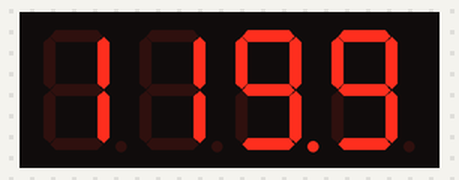
A sketch run on a simulated Arduino Uno, built with avr-gcc and run on an emulated ATmega328P. Parts: 4-digit seven-segment display. Wiring (inferred from the names in the program): 4-digit 7-segment display, segments lit when LOW: segments pin 1, pin 2, pin 3, pin 4, pin 5, pin 6, pin 7, pin 8; digit selects pin 12, pin 11, pin 10, pin 9. The segment pins are drawn as the display they are named for.

Above: at 0.1 s.
At 4.91 s:
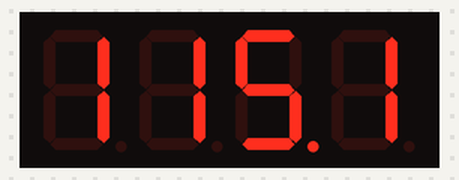
At 9.71 s:
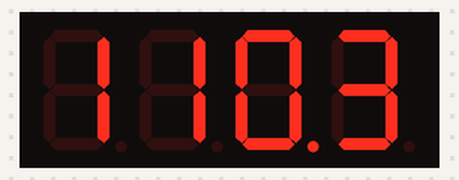
At 19.41 s:
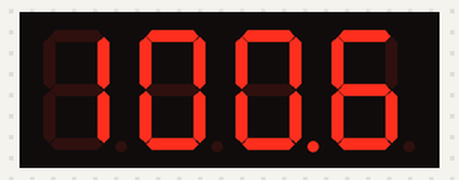
At 28.2 s:
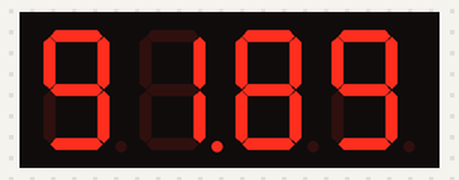
At 38.8 s:
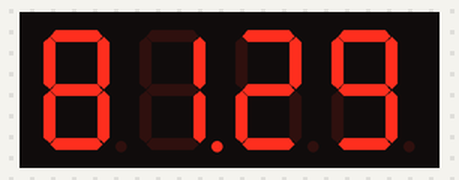

The sketch:

Four_by_SevenSegmentDisplay.ino
```cpp
// Public Domain
//
// Use at your own risk!
//
// Have a nice day!

// whatwilldadmando.wordpress.com

// Counts down on a four-digit seven-segment display.
// Based on using the Four-bit digital tube from the UNIROI Complete Arduino Kit for Beginner.
// Only tested on an Arduino Uno.

// Cathodes
int a = 1;
int b = 2;
int c = 3;
int d = 4;
int e = 5;
int f = 6;
int g = 7;
int dp = 8;

// Anodes
int d4 = 9;
int d3 = 10;
int d2 = 11;
int d1 = 12;

float startFloatNum = 120.0;
unsigned int startIntNum = 10000;
unsigned long startTime;

void setup() {
  pinMode(d1, OUTPUT);
  pinMode(d2, OUTPUT);
  pinMode(d3, OUTPUT);
  pinMode(d4, OUTPUT);
  pinMode(a, OUTPUT);
  pinMode(b, OUTPUT);
  pinMode(c, OUTPUT);
  pinMode(d, OUTPUT);
  pinMode(e, OUTPUT);
  pinMode(f, OUTPUT);
  pinMode(g, OUTPUT);
  pinMode(dp, OUTPUT);

  startTime = millis();
}

void showZero(bool showDecimal)
{
  // Default is to have decimal off
  int decimalValue = HIGH;
  if (showDecimal)
  {
    decimalValue = LOW;
  }
  digitalWrite(a, LOW);
  digitalWrite(b, LOW);
  digitalWrite(c, LOW);
  digitalWrite(d, LOW);
  digitalWrite(e, LOW);
  digitalWrite(f, LOW);
  digitalWrite(g, HIGH);
  digitalWrite(dp, decimalValue);
}

void showOne(bool showDecimal)
{
  // Default is to have decimal off
  int decimalValue = HIGH;
  if (showDecimal)
  {
    decimalValue = LOW;
  }
  digitalWrite(a, HIGH);
  digitalWrite(b, LOW);
  digitalWrite(c, LOW);
  digitalWrite(d, HIGH);
  digitalWrite(e, HIGH);
  digitalWrite(f, HIGH);
  digitalWrite(g, HIGH);
  digitalWrite(dp, decimalValue);
}

void showTwo(bool showDecimal)
{
  // Default is to have decimal off
  int decimalValue = HIGH;
  if (showDecimal)
  {
    decimalValue = LOW;
  }
  digitalWrite(a, LOW);
  digitalWrite(b, LOW);
  digitalWrite(c, HIGH);
  digitalWrite(d, LOW);
  digitalWrite(e, LOW);
  digitalWrite(f, HIGH);
  digitalWrite(g, LOW);
  digitalWrite(dp, decimalValue);
}

void showThree(bool showDecimal)
{
  // Default is to have decimal off
  int decimalValue = HIGH;
  if (showDecimal)
  {
    decimalValue = LOW;
  }
  digitalWrite(a, LOW);
  digitalWrite(b, LOW);
  digitalWrite(c, LOW);
  digitalWrite(d, LOW);
  digitalWrite(e, HIGH);
  digitalWrite(f, HIGH);
  digitalWrite(g, LOW);
  digitalWrite(dp, decimalValue);
}

void showFour(bool showDecimal)
{
  // Default is to have decimal off
  int decimalValue = HIGH;
  if (showDecimal)
  {
    decimalValue = LOW;
  }
  digitalWrite(a, HIGH);
  digitalWrite(b, LOW);
  digitalWrite(c, LOW);
  digitalWrite(d, HIGH);
  digitalWrite(e, HIGH);
  digitalWrite(f, LOW);
  digitalWrite(g, LOW);
  digitalWrite(dp, decimalValue);
}

void showFive(bool showDecimal)
{
  // Default is to have decimal off
  int decimalValue = HIGH;
  if (showDecimal)
  {
    decimalValue = LOW;
  }
  digitalWrite(a, LOW);
  digitalWrite(b, HIGH);
  digitalWrite(c, LOW);
  digitalWrite(d, LOW);
  digitalWrite(e, HIGH);
  digitalWrite(f, LOW);
  digitalWrite(g, LOW);
  digitalWrite(dp, decimalValue);
}

void showSix(bool showDecimal)
{
  // Default is to have decimal off
  int decimalValue = HIGH;
  if (showDecimal)
  {
    decimalValue = LOW;
  }
  digitalWrite(a, LOW);
  digitalWrite(b, HIGH);
  digitalWrite(c, LOW);
  digitalWrite(d, LOW);
  digitalWrite(e, LOW);
  digitalWrite(f, LOW);
  digitalWrite(g, LOW);
  digitalWrite(dp, decimalValue);
}

void showSeven(bool showDecimal)
{
  // Default is to have decimal off
  int decimalValue = HIGH;
  if (showDecimal)
  {
    decimalValue = LOW;
  }
  digitalWrite(a, LOW);
  digitalWrite(b, LOW);
  digitalWrite(c, LOW);
  digitalWrite(d, HIGH);
  digitalWrite(e, HIGH);
  digitalWrite(f, HIGH);
  digitalWrite(g, HIGH);
  digitalWrite(dp, decimalValue);
}

void showEight(bool showDecimal)
{
  // Default is to have decimal off
  int decimalValue = HIGH;
  if (showDecimal)
  {
    decimalValue = LOW;
  }
  digitalWrite(a, LOW);
  digitalWrite(b, LOW);
  digitalWrite(c, LOW);
  digitalWrite(d, LOW);
  digitalWrite(e, LOW);
  digitalWrite(f, LOW);
  digitalWrite(g, LOW);
  digitalWrite(dp, decimalValue);
}

void showNine(bool showDecimal)
{
  // Default is to have decimal off
  int decimalValue = HIGH;
  if (showDecimal)
  {
    decimalValue = LOW;
  }
  digitalWrite(a, LOW);
  digitalWrite(b, LOW);
  digitalWrite(c, LOW);
  digitalWrite(d, LOW);
  digitalWrite(e, HIGH);
  digitalWrite(f, LOW);
  digitalWrite(g, LOW);
  digitalWrite(dp, decimalValue);
}

void clearLEDs()
{
  digitalWrite(a, HIGH);
  digitalWrite(b, HIGH);
  digitalWrite(c, HIGH);
  digitalWrite(d, HIGH);
  digitalWrite(e, HIGH);
  digitalWrite(f, HIGH);
  digitalWrite(g, HIGH);
  digitalWrite(dp, HIGH);
}

int stallTime = 0;

// the loop function runs over and over again forever
void loop() {
  //countDownFloat();
  //countDownInt();
  timerCountdown(startFloatNum);
}

float timeRemaining = 0xffff;
void timerCountdown(float numSeconds)
{
  unsigned long nowTime;
  float endTime;
  float floatSeconds;

  endTime = startTime + (numSeconds * 1000.0);

  nowTime = millis();
  if (timeRemaining > 0)
  {
    timeRemaining = endTime - nowTime;
  }
  else
  {
    timeRemaining = 0;
  }
  floatSeconds = ((float)timeRemaining) / 1000.0;

//  displayInt(int(timeRemaining), 0);
  displayFloat(floatSeconds);
}

float myIntNumber = startIntNum;
void countDownInt()
{
  if (stallTime < 20)
  {
    stallTime++;
    delay(1);
  }
  else
  {
    myIntNumber -= 1;
    stallTime = 0;
  }

  displayInt(myIntNumber, 0);

  if (myIntNumber < 0)
  {
    myIntNumber = startIntNum;
  }
}

float myFloatNumber = startFloatNum;
void countDownFloat()
{
  if (stallTime < 20)
  {
    stallTime++;
    delay(1);
  }
  else
  {
    myFloatNumber -= .1;
    stallTime = 0;
  }

  displayFloat(myFloatNumber);

  if (myFloatNumber < 0.001)
  {
    myFloatNumber = startFloatNum;
  }
}

void port(unsigned char n)
{
  switch(n)
  {
    case 1:
      digitalWrite(d1, HIGH);
      digitalWrite(d2, LOW);
      digitalWrite(d3, LOW);
      digitalWrite(d4, LOW);
      break;
    case 2:
      digitalWrite(d1, LOW);
      digitalWrite(d2, HIGH);
      digitalWrite(d3, LOW);
      digitalWrite(d4, LOW);
      break;
    case 3:
      digitalWrite(d1, LOW);
      digitalWrite(d2, LOW);
      digitalWrite(d3, HIGH);
      digitalWrite(d4, LOW);
      break;
    case 4:
      digitalWrite(d1, LOW);
      digitalWrite(d2, LOW);
      digitalWrite(d3, LOW);
      digitalWrite(d4, HIGH);
      break;
    default:
      digitalWrite(d1, LOW);
      digitalWrite(d2, LOW);
      digitalWrite(d3, LOW);
      digitalWrite(d4, LOW);
      break;
  }
}

void pickNumber(unsigned char n, bool showDecimal)
{
  switch(n)
  {
    case 0:
      showZero(showDecimal);
      break;
    case 1:
      showOne(showDecimal);
      break;
    case 2:
      showTwo(showDecimal);
      break;
    case 3:
      showThree(showDecimal);
      break;
    case 4:
      showFour(showDecimal);
      break;
    case 5:
      showFive(showDecimal);
      break;
    case 6:
      showSix(showDecimal);
      break;
    case 7:
      showSeven(showDecimal);
      break;
    case 8:
      showEight(showDecimal);
      break;
    case 9:
      showNine(showDecimal);
      break;
    default:
      clearLEDs();
      break;
  }
}

void displayFloat(float number)
{
  // Determine where to place the decimal.
  int intNumber = int(number);
  unsigned char significantDigits;
  unsigned char decimalPosition;

  // Remove one order of magnitude by dividing by zero and starting with significantDigits=1
  // This will guarantee that it will end with 0.000 instead of .0000 (which will not be able to display the decimal point.  It will be pretty!
  intNumber = intNumber / 10;
  for (significantDigits=1; significantDigits<5; significantDigits++)
  {
    if (intNumber > 0)
    {
      intNumber = intNumber / 10;
    }
    else
    {
      break;
    }
  }
  decimalPosition = 4 - significantDigits;

  for (int i = decimalPosition; i > 0; i--)
  {
    number = number * 10;
  }

  displayInt(int(number), decimalPosition);
}

void displayInt(unsigned int number, unsigned char decimalPosition)
{
  // The four positions are p4, p3, p2, p1
  // decimal position:
  //   p1 = 0
  //   p2 = 1
  //   p3 = 2
  //   p4 = 3
  //   nowhere = other

  unsigned char ones;
  unsigned char tens;
  unsigned char hundreds;
  unsigned char thousands;

  ones = number % 10;
  number = number / 10;
  tens = number % 10;
  number = number / 10;
  hundreds = number % 10;
  number = number / 10;
  thousands = number % 10;

  displayPos(1, thousands, decimalPosition==3);
  displayPos(2, hundreds, decimalPosition==2);
  displayPos(3, tens, decimalPosition==1);
  displayPos(4, ones, decimalPosition==0);
}

void displayPos(unsigned char x, unsigned char number, bool showDecimal)
{
  port(x);
  pickNumber(number, showDecimal);
  delay(1);
  clearLEDs();
}
```
